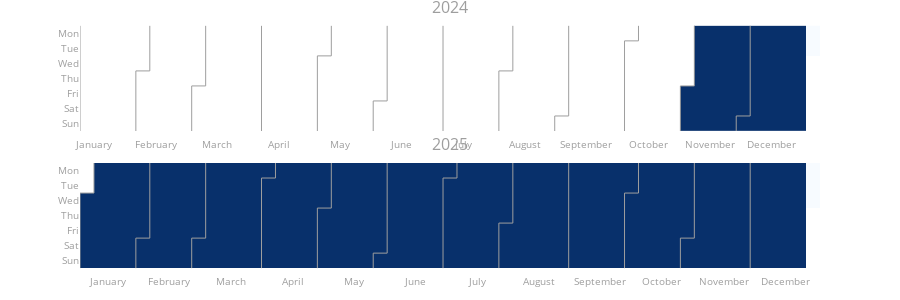

Notebook code cell kept with this figure:
### Code cell
fig_future = calplot(
    future_df,
    x='start_date_local',        
    y='predicted_distance',      
    years_title=True,
    gap=0,
    colorscale='blues'
)
fig_future.show()

### Figure 1 — Plotly figure (JSON) as saved in the notebook; plotly's stock layout.template omitted (floating-point values rounded to 4 significant figures; data arrays with more than 128 entries replaced by an {"elided": "..."} marker saying what was removed)
{"data": [{"colorscale": [[0, "rgb(247,251,255)"], [0.125, "rgb(222,235,247)"], [0.25, "rgb(198,219,239)"], [0.375, "rgb(158,202,225)"], [0.5, "rgb(107,174,214)"], [0.625, "rgb(66,146,198)"], [0.75, "rgb(33,113,181)"], [0.875, "rgb(8,81,156)"], [1, "rgb(8,48,107)"]], "customdata": {"elided": "366x2 str values"}, "hovertemplate": "%{customdata[0]} <br>Week=%{x} <br>%{customdata[1]}=%{z}", "name": "2024", "showscale": false, "type": "heatmap", "x": {"elided": "366 int values"}, "xaxis": "x", "xgap": 0, "y": {"elided": "366 int values"}, "yaxis": "y", "ygap": 0, "z": {"elided": "366 int values"}, "zmax": 9, "zmin": 7}, {"hoverinfo": "skip", "line": {"color": "#9e9e9e", "width": 1}, "mode": "lines", "type": "scatter", "x": [0.5, 0.5], "xaxis": "x", "y": [-0.5, 6.5], "yaxis": "y"}, {"hoverinfo": "skip", "line": {"color": "#9e9e9e", "width": 1}, "mode": "lines", "type": "scatter", "x": [4.5, 4.5], "xaxis": "x", "y": [2.5, 6.5], "yaxis": "y"}, {"hoverinfo": "skip", "line": {"color": "#9e9e9e", "width": 1}, "mode": "lines", "type": "scatter", "x": [4.5, 5.5], "xaxis": "x", "y": [2.5, 2.5], "yaxis": "y"}, {"hoverinfo": "skip", "line": {"color": "#9e9e9e", "width": 1}, "mode": "lines", "type": "scatter", "x": [5.5, 5.5], "xaxis": "x", "y": [2.5, -0.5], "yaxis": "y"}, {"hoverinfo": "skip", "line": {"color": "#9e9e9e", "width": 1}, "mode": "lines", "type": "scatter", "x": [8.5, 8.5], "xaxis": "x", "y": [3.5, 6.5], "yaxis": "y"}, {"hoverinfo": "skip", "line": {"color": "#9e9e9e", "width": 1}, "mode": "lines", "type": "scatter", "x": [8.5, 9.5], "xaxis": "x", "y": [3.5, 3.5], "yaxis": "y"}, {"hoverinfo": "skip", "line": {"color": "#9e9e9e", "width": 1}, "mode": "lines", "type": "scatter", "x": [9.5, 9.5], "xaxis": "x", "y": [3.5, -0.5], "yaxis": "y"}, {"hoverinfo": "skip", "line": {"color": "#9e9e9e", "width": 1}, "mode": "lines", "type": "scatter", "x": [13.5, 13.5], "xaxis": "x", "y": [-0.5, 6.5], "yaxis": "y"}, {"hoverinfo": "skip", "line": {"color": "#9e9e9e", "width": 1}, "mode": "lines", "type": "scatter", "x": [17.5, 17.5], "xaxis": "x", "y": [1.5, 6.5], "yaxis": "y"}, {"hoverinfo": "skip", "line": {"color": "#9e9e9e", "width": 1}, "mode": "lines", "type": "scatter", "x": [17.5, 18.5], "xaxis": "x", "y": [1.5, 1.5], "yaxis": "y"}, {"hoverinfo": "skip", "line": {"color": "#9e9e9e", "width": 1}, "mode": "lines", "type": "scatter", "x": [18.5, 18.5], "xaxis": "x", "y": [1.5, -0.5], "yaxis": "y"}, {"hoverinfo": "skip", "line": {"color": "#9e9e9e", "width": 1}, "mode": "lines", "type": "scatter", "x": [21.5, 21.5], "xaxis": "x", "y": [4.5, 6.5], "yaxis": "y"}, {"hoverinfo": "skip", "line": {"color": "#9e9e9e", "width": 1}, "mode": "lines", "type": "scatter", "x": [21.5, 22.5], "xaxis": "x", "y": [4.5, 4.5], "yaxis": "y"}, {"hoverinfo": "skip", "line": {"color": "#9e9e9e", "width": 1}, "mode": "lines", "type": "scatter", "x": [22.5, 22.5], "xaxis": "x", "y": [4.5, -0.5], "yaxis": "y"}, {"hoverinfo": "skip", "line": {"color": "#9e9e9e", "width": 1}, "mode": "lines", "type": "scatter", "x": [26.5, 26.5], "xaxis": "x", "y": [-0.5, 6.5], "yaxis": "y"}, {"hoverinfo": "skip", "line": {"color": "#9e9e9e", "width": 1}, "mode": "lines", "type": "scatter", "x": [30.5, 30.5], "xaxis": "x", "y": [2.5, 6.5], "yaxis": "y"}, {"hoverinfo": "skip", "line": {"color": "#9e9e9e", "width": 1}, "mode": "lines", "type": "scatter", "x": [30.5, 31.5], "xaxis": "x", "y": [2.5, 2.5], "yaxis": "y"}, {"hoverinfo": "skip", "line": {"color": "#9e9e9e", "width": 1}, "mode": "lines", "type": "scatter", "x": [31.5, 31.5], "xaxis": "x", "y": [2.5, -0.5], "yaxis": "y"}, {"hoverinfo": "skip", "line": {"color": "#9e9e9e", "width": 1}, "mode": "lines", "type": "scatter", "x": [34.5, 34.5], "xaxis": "x", "y": [5.5, 6.5], "yaxis": "y"}, {"hoverinfo": "skip", "line": {"color": "#9e9e9e", "width": 1}, "mode": "lines", "type": "scatter", "x": [34.5, 35.5], "xaxis": "x", "y": [5.5, 5.5], "yaxis": "y"}, {"hoverinfo": "skip", "line": {"color": "#9e9e9e", "width": 1}, "mode": "lines", "type": "scatter", "x": [35.5, 35.5], "xaxis": "x", "y": [5.5, -0.5], "yaxis": "y"}, {"hoverinfo": "skip", "line": {"color": "#9e9e9e", "width": 1}, "mode": "lines", "type": "scatter", "x": [39.5, 39.5], "xaxis": "x", "y": [0.5, 6.5], "yaxis": "y"}, {"hoverinfo": "skip", "line": {"color": "#9e9e9e", "width": 1}, "mode": "lines", "type": "scatter", "x": [39.5, 40.5], "xaxis": "x", "y": [0.5, 0.5], "yaxis": "y"}, {"hoverinfo": "skip", "line": {"color": "#9e9e9e", "width": 1}, "mode": "lines", "type": "scatter", "x": [40.5, 40.5], "xaxis": "x", "y": [0.5, -0.5], "yaxis": "y"}, {"hoverinfo": "skip", "line": {"color": "#9e9e9e", "width": 1}, "mode": "lines", "type": "scatter", "x": [43.5, 43.5], "xaxis": "x", "y": [3.5, 6.5], "yaxis": "y"}, {"hoverinfo": "skip", "line": {"color": "#9e9e9e", "width": 1}, "mode": "lines", "type": "scatter", "x": [43.5, 44.5], "xaxis": "x", "y": [3.5, 3.5], "yaxis": "y"}, {"hoverinfo": "skip", "line": {"color": "#9e9e9e", "width": 1}, "mode": "lines", "type": "scatter", "x": [44.5, 44.5], "xaxis": "x", "y": [3.5, -0.5], "yaxis": "y"}, {"hoverinfo": "skip", "line": {"color": "#9e9e9e", "width": 1}, "mode": "lines", "type": "scatter", "x": [47.5, 47.5], "xaxis": "x", "y": [5.5, 6.5], "yaxis": "y"}, {"hoverinfo": "skip", "line": {"color": "#9e9e9e", "width": 1}, "mode": "lines", "type": "scatter", "x": [47.5, 48.5], "xaxis": "x", "y": [5.5, 5.5], "yaxis": "y"}, {"hoverinfo": "skip", "line": {"color": "#9e9e9e", "width": 1}, "mode": "lines", "type": "scatter", "x": [48.5, 48.5], "xaxis": "x", "y": [5.5, -0.5], "yaxis": "y"}, {"colorscale": [[0, "rgb(247,251,255)"], [0.125, "rgb(222,235,247)"], [0.25, "rgb(198,219,239)"], [0.375, "rgb(158,202,225)"], [0.5, "rgb(107,174,214)"], [0.625, "rgb(66,146,198)"], [0.75, "rgb(33,113,181)"], [0.875, "rgb(8,81,156)"], [1, "rgb(8,48,107)"]], "customdata": {"elided": "365x2 str values"}, "hovertemplate": "%{customdata[0]} <br>Week=%{x} <br>%{customdata[1]}=%{z}", "name": "2025", "showscale": false, "type": "heatmap", "x": {"elided": "365 int values"}, "xaxis": "x2", "xgap": 0, "y": {"elided": "365 int values"}, "yaxis": "y2", "ygap": 0, "z": {"elided": "365 int values"}, "zmax": 9, "zmin": 7}, {"hoverinfo": "skip", "line": {"color": "#9e9e9e", "width": 1}, "mode": "lines", "type": "scatter", "x": [-0.5, -0.5], "xaxis": "x2", "y": [1.5, 6.5], "yaxis": "y2"}, {"hoverinfo": "skip", "line": {"color": "#9e9e9e", "width": 1}, "mode": "lines", "type": "scatter", "x": [-0.5, 0.5], "xaxis": "x2", "y": [1.5, 1.5], "yaxis": "y2"}, {"hoverinfo": "skip", "line": {"color": "#9e9e9e", "width": 1}, "mode": "lines", "type": "scatter", "x": [0.5, 0.5], "xaxis": "x2", "y": [1.5, -0.5], "yaxis": "y2"}, {"hoverinfo": "skip", "line": {"color": "#9e9e9e", "width": 1}, "mode": "lines", "type": "scatter", "x": [3.5, 3.5], "xaxis": "x2", "y": [4.5, 6.5], "yaxis": "y2"}, {"hoverinfo": "skip", "line": {"color": "#9e9e9e", "width": 1}, "mode": "lines", "type": "scatter", "x": [3.5, 4.5], "xaxis": "x2", "y": [4.5, 4.5], "yaxis": "y2"}, {"hoverinfo": "skip", "line": {"color": "#9e9e9e", "width": 1}, "mode": "lines", "type": "scatter", "x": [4.5, 4.5], "xaxis": "x2", "y": [4.5, -0.5], "yaxis": "y2"}, {"hoverinfo": "skip", "line": {"color": "#9e9e9e", "width": 1}, "mode": "lines", "type": "scatter", "x": [7.5, 7.5], "xaxis": "x2", "y": [4.5, 6.5], "yaxis": "y2"}, {"hoverinfo": "skip", "line": {"color": "#9e9e9e", "width": 1}, "mode": "lines", "type": "scatter", "x": [7.5, 8.5], "xaxis": "x2", "y": [4.5, 4.5], "yaxis": "y2"}, {"hoverinfo": "skip", "line": {"color": "#9e9e9e", "width": 1}, "mode": "lines", "type": "scatter", "x": [8.5, 8.5], "xaxis": "x2", "y": [4.5, -0.5], "yaxis": "y2"}, {"hoverinfo": "skip", "line": {"color": "#9e9e9e", "width": 1}, "mode": "lines", "type": "scatter", "x": [12.5, 12.5], "xaxis": "x2", "y": [0.5, 6.5], "yaxis": "y2"}, {"hoverinfo": "skip", "line": {"color": "#9e9e9e", "width": 1}, "mode": "lines", "type": "scatter", "x": [12.5, 13.5], "xaxis": "x2", "y": [0.5, 0.5], "yaxis": "y2"}, {"hoverinfo": "skip", "line": {"color": "#9e9e9e", "width": 1}, "mode": "lines", "type": "scatter", "x": [13.5, 13.5], "xaxis": "x2", "y": [0.5, -0.5], "yaxis": "y2"}, {"hoverinfo": "skip", "line": {"color": "#9e9e9e", "width": 1}, "mode": "lines", "type": "scatter", "x": [16.5, 16.5], "xaxis": "x2", "y": [2.5, 6.5], "yaxis": "y2"}, {"hoverinfo": "skip", "line": {"color": "#9e9e9e", "width": 1}, "mode": "lines", "type": "scatter", "x": [16.5, 17.5], "xaxis": "x2", "y": [2.5, 2.5], "yaxis": "y2"}, {"hoverinfo": "skip", "line": {"color": "#9e9e9e", "width": 1}, "mode": "lines", "type": "scatter", "x": [17.5, 17.5], "xaxis": "x2", "y": [2.5, -0.5], "yaxis": "y2"}, {"hoverinfo": "skip", "line": {"color": "#9e9e9e", "width": 1}, "mode": "lines", "type": "scatter", "x": [20.5, 20.5], "xaxis": "x2", "y": [5.5, 6.5], "yaxis": "y2"}, {"hoverinfo": "skip", "line": {"color": "#9e9e9e", "width": 1}, "mode": "lines", "type": "scatter", "x": [20.5, 21.5], "xaxis": "x2", "y": [5.5, 5.5], "yaxis": "y2"}, {"hoverinfo": "skip", "line": {"color": "#9e9e9e", "width": 1}, "mode": "lines", "type": "scatter", "x": [21.5, 21.5], "xaxis": "x2", "y": [5.5, -0.5], "yaxis": "y2"}, {"hoverinfo": "skip", "line": {"color": "#9e9e9e", "width": 1}, "mode": "lines", "type": "scatter", "x": [25.5, 25.5], "xaxis": "x2", "y": [0.5, 6.5], "yaxis": "y2"}, {"hoverinfo": "skip", "line": {"color": "#9e9e9e", "width": 1}, "mode": "lines", "type": "scatter", "x": [25.5, 26.5], "xaxis": "x2", "y": [0.5, 0.5], "yaxis": "y2"}, {"hoverinfo": "skip", "line": {"color": "#9e9e9e", "width": 1}, "mode": "lines", "type": "scatter", "x": [26.5, 26.5], "xaxis": "x2", "y": [0.5, -0.5], "yaxis": "y2"}, {"hoverinfo": "skip", "line": {"color": "#9e9e9e", "width": 1}, "mode": "lines", "type": "scatter", "x": [29.5, 29.5], "xaxis": "x2", "y": [3.5, 6.5], "yaxis": "y2"}, {"hoverinfo": "skip", "line": {"color": "#9e9e9e", "width": 1}, "mode": "lines", "type": "scatter", "x": [29.5, 30.5], "xaxis": "x2", "y": [3.5, 3.5], "yaxis": "y2"}, {"hoverinfo": "skip", "line": {"color": "#9e9e9e", "width": 1}, "mode": "lines", "type": "scatter", "x": [30.5, 30.5], "xaxis": "x2", "y": [3.5, -0.5], "yaxis": "y2"}, {"hoverinfo": "skip", "line": {"color": "#9e9e9e", "width": 1}, "mode": "lines", "type": "scatter", "x": [34.5, 34.5], "xaxis": "x2", "y": [-0.5, 6.5], "yaxis": "y2"}, {"hoverinfo": "skip", "line": {"color": "#9e9e9e", "width": 1}, "mode": "lines", "type": "scatter", "x": [38.5, 38.5], "xaxis": "x2", "y": [1.5, 6.5], "yaxis": "y2"}, {"hoverinfo": "skip", "line": {"color": "#9e9e9e", "width": 1}, "mode": "lines", "type": "scatter", "x": [38.5, 39.5], "xaxis": "x2", "y": [1.5, 1.5], "yaxis": "y2"}, {"hoverinfo": "skip", "line": {"color": "#9e9e9e", "width": 1}, "mode": "lines", "type": "scatter", "x": [39.5, 39.5], "xaxis": "x2", "y": [1.5, -0.5], "yaxis": "y2"}, {"hoverinfo": "skip", "line": {"color": "#9e9e9e", "width": 1}, "mode": "lines", "type": "scatter", "x": [42.5, 42.5], "xaxis": "x2", "y": [4.5, 6.5], "yaxis": "y2"}, {"hoverinfo": "skip", "line": {"color": "#9e9e9e", "width": 1}, "mode": "lines", "type": "scatter", "x": [42.5, 43.5], "xaxis": "x2", "y": [4.5, 4.5], "yaxis": "y2"}, {"hoverinfo": "skip", "line": {"color": "#9e9e9e", "width": 1}, "mode": "lines", "type": "scatter", "x": [43.5, 43.5], "xaxis": "x2", "y": [4.5, -0.5], "yaxis": "y2"}, {"hoverinfo": "skip", "line": {"color": "#9e9e9e", "width": 1}, "mode": "lines", "type": "scatter", "x": [47.5, 47.5], "xaxis": "x2", "y": [-0.5, 6.5], "yaxis": "y2"}], "layout": {"annotations": [{"font": {"size": 16}, "showarrow": false, "text": "2024", "x": 0.5, "xanchor": "center", "xref": "paper", "y": 1, "yanchor": "bottom", "yref": "paper"}, {"font": {"size": 16}, "showarrow": false, "text": "2025", "x": 0.5, "xanchor": "center", "xref": "paper", "y": 0.46, "yanchor": "bottom", "yref": "paper"}], "font": {"color": "#9e9e9e", "size": 10}, "height": 300, "margin": {"b": 20, "t": 20}, "plot_bgcolor": "#fff", "showlegend": false, "title": {"text": ""}, "xaxis": {"anchor": "y", "domain": [0, 1], "showgrid": false, "showline": false, "tickmode": "array", "ticktext": ["January", "February", "March", "April", "May", "June", "July", "August", "September", "October", "November", "December"], "tickvals": [1.5, 5.909, 10.32, 14.73, 19.14, 23.55, 27.95, 32.36, 36.77, 41.18, 45.59, 50], "zeroline": false}, "xaxis2": {"anchor": "y2", "domain": [0, 1], "showgrid": false, "showline": false, "tickmode": "array", "ticktext": ["January", "February", "March", "April", "May", "June", "July", "August", "September", "October", "November", "December"], "tickvals": [1.5, 5.909, 10.32, 14.73, 19.14, 23.55, 27.95, 32.36, 36.77, 41.18, 45.59, 50], "zeroline": false}, "yaxis": {"anchor": "x", "autorange": "reversed", "domain": [0.54, 1], "showgrid": false, "showline": false, "tickmode": "array", "ticktext": ["Mon", "Tue", "Wed", "Thu", "Fri", "Sat", "Sun"], "tickvals": [0, 1, 2, 3, 4, 5, 6], "zeroline": false}, "yaxis2": {"anchor": "x2", "autorange": "reversed", "domain": [0, 0.46], "showgrid": false, "showline": false, "tickmode": "array", "ticktext": ["Mon", "Tue", "Wed", "Thu", "Fri", "Sat", "Sun"], "tickvals": [0, 1, 2, 3, 4, 5, 6], "zeroline": false}}}
